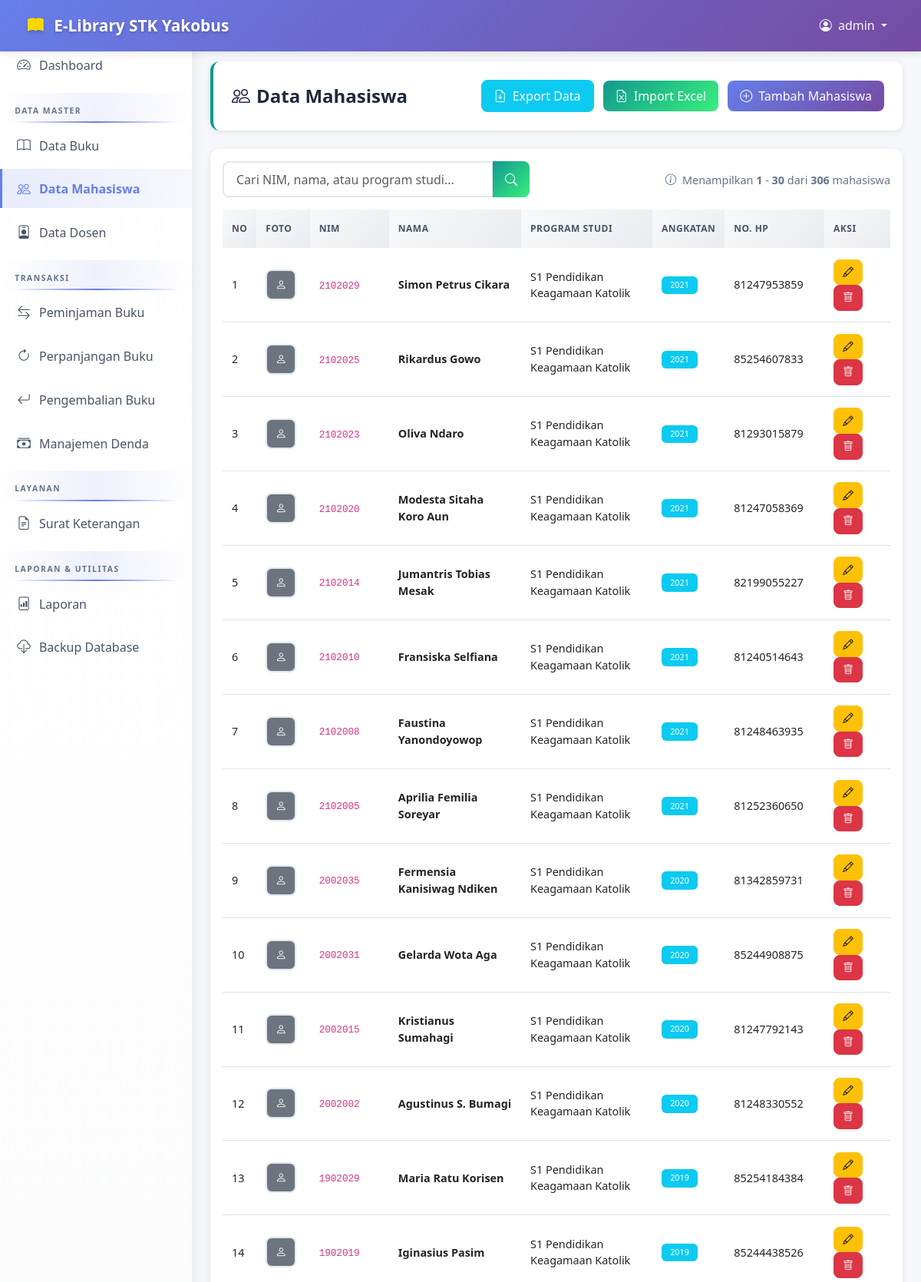
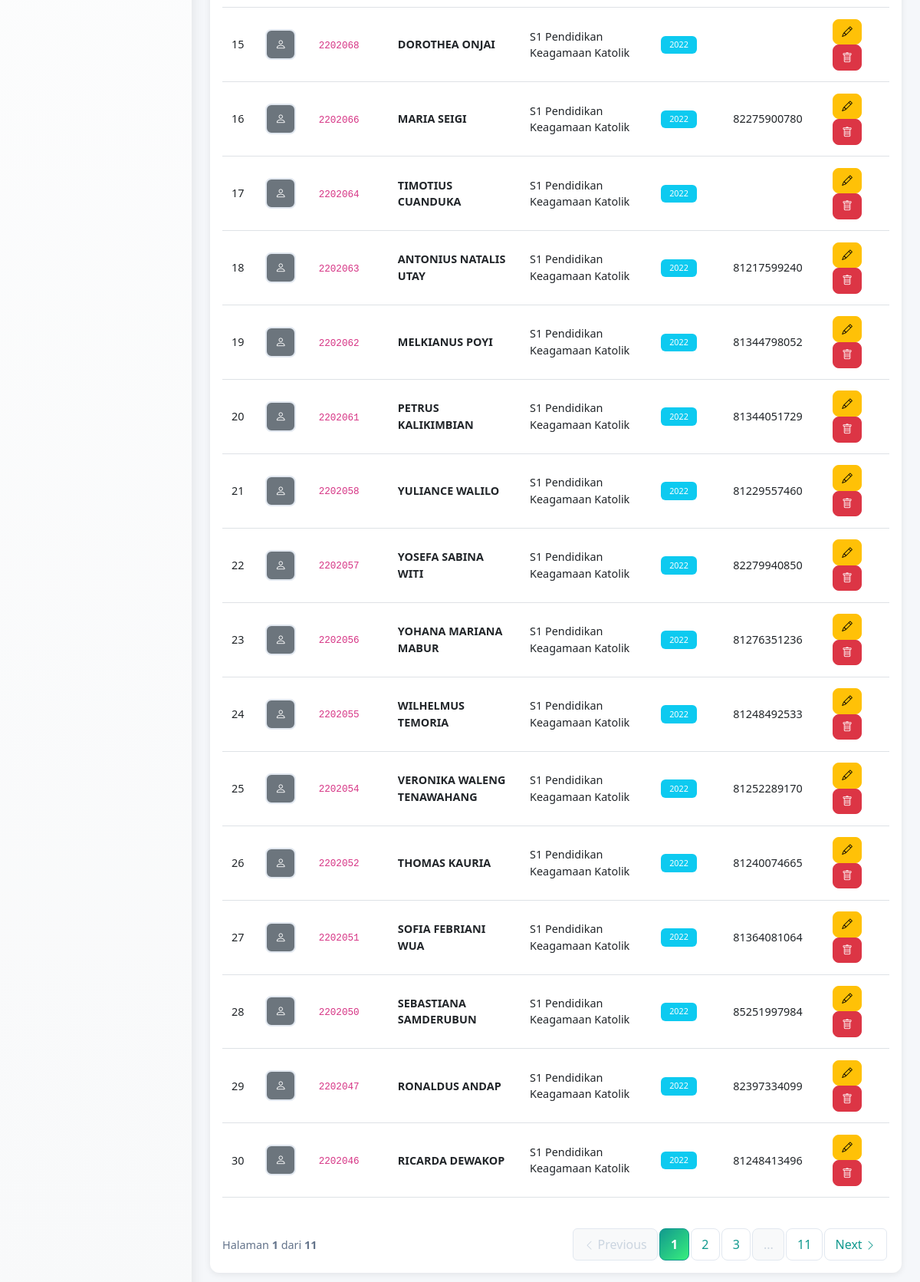
Screenshot of /modules/mahasiswa/index.php (signed in) with the database file from the repository (2 pictures, top to bottom).
### tables this page shows
CREATE TABLE `mahasiswa` (
  `id` int(11) NOT NULL AUTO_INCREMENT,
  `nim` varchar(20) NOT NULL,
  `nama` varchar(255) NOT NULL,
  `program_studi` varchar(100) NOT NULL,
  `angkatan` varchar(10) NOT NULL,
  `no_hp` varchar(20) DEFAULT NULL,
  `foto` varchar(255) DEFAULT NULL,
  `created_at` timestamp NOT NULL DEFAULT current_timestamp(),
  `updated_at` timestamp NOT NULL DEFAULT current_timestamp() ON UPDATE current_timestamp(),
  PRIMARY KEY (`id`),
  UNIQUE KEY `nim` (`nim`)
);

### modules/mahasiswa/index.php (the view, shortened to what this page needs)
<?php
require_once '../../config/database.php';
$records_per_page = 30;
$current_page = isset($_GET['page']) ? intval($_GET['page']) : 1;
$offset = ($current_page - 1) * $records_per_page;
$search = isset($_GET['search']) ? sanitize($_GET['search']) : '';
$where = '';
$count_where = '';
$count_query = "SELECT COUNT(*) as total FROM mahasiswa $count_where";
$count_result = $conn->query($count_query);
$total_records = $count_result->fetch_assoc()['total'];
$total_pages = ceil($total_records / $records_per_page);
$query = "SELECT * FROM mahasiswa $where ORDER BY id DESC LIMIT $records_per_page OFFSET $offset";
$result = $conn->query($query);
$showing_from = $total_records > 0 ? $offset + 1 : 0;
$showing_to = min($offset + $records_per_page, $total_records);
?>
<!DOCTYPE html>
<html lang="id">
<head>
    <link href="https://cdn.jsdelivr.net/npm/bootstrap@5.3.0/dist/css/bootstrap.min.css" rel="stylesheet">
    <link rel="stylesheet" href="https://cdn.jsdelivr.net/npm/bootstrap-icons@1.10.0/font/bootstrap-icons.css">
</head>
<body>
    <nav class="navbar navbar-expand-lg fixed-top">
        <div class="container-fluid">
            <a class="navbar-brand" href="<?= BASE_URL ?>dashboard.php">
                <i class="bi bi-book-fill me-2"></i>
                <strong>E-Library STK Yakobus</strong>
            </a>
            <div class="collapse navbar-collapse">
                <ul class="navbar-nav ms-auto">
                    <li class="nav-item dropdown">
                        <a class="nav-link dropdown-toggle" href="#" role="button" data-bs-toggle="dropdown">
                            <i class="bi bi-person-circle me-1"></i>
                            <?= $_SESSION['admin_username'] ?>
                        </a>
                    </li>
                </ul>
            </div>
        </div>
    </nav>
    <nav class="sidebar">
        <ul class="nav flex-column">
            <li class="nav-item">
                <a class="nav-link" href="<?= BASE_URL ?>dashboard.php">
                    <i class="bi bi-speedometer2"></i>Dashboard
                </a>
            </li>
            <li class="sidebar-heading">DATA MASTER</li>
            <li class="nav-item">
                <a class="nav-link" href="<?= BASE_URL ?>modules/buku/index.php">
                    <i class="bi bi-book"></i>Data Buku
                </a>
            </li>
            <li class="nav-item">
                <a class="nav-link active" href="<?= BASE_URL ?>modules/mahasiswa/index.php">
                    <i class="bi bi-people"></i>Data Mahasiswa
                </a>
            </li>
            <li class="nav-item">
                <a class="nav-link" href="<?= BASE_URL ?>modules/dosen/index.php">
                    <i class="bi bi-person-badge"></i>Data Dosen
                </a>
            </li>
            <li class="sidebar-heading">TRANSAKSI</li>
            <li class="nav-item">
                <a class="nav-link" href="<?= BASE_URL ?>modules/peminjaman/index.php">
                    <i class="bi bi-arrow-left-right"></i>Peminjaman Buku
                </a>
            </li>
            <li class="nav-item">
                <a class="nav-link" href="<?= BASE_URL ?>modules/perpanjangan/index.php">
                    <i class="bi bi-arrow-clockwise"></i>Perpanjangan Buku
                </a>
            </li>
            <li class="nav-item">
                <a class="nav-link" href="<?= BASE_URL ?>modules/pengembalian/index.php">
                    <i class="bi bi-arrow-return-left"></i>Pengembalian Buku
                </a>
            </li>
            <li class="nav-item">
                <a class="nav-link" href="<?= BASE_URL ?>modules/denda/index.php">
                    <i class="bi bi-cash-stack"></i>Manajemen Denda
                </a>
            </li>
            <li class="sidebar-heading">LAYANAN</li>
            <li class="nav-item">
                <a class="nav-link" href="<?= BASE_URL ?>modules/surat_keterangan/index.php">
                    <i class="bi bi-file-earmark-text"></i>Surat Keterangan
                </a>
            </li>
            <li class="sidebar-heading">LAPORAN & UTILITAS</li>
            <li class="nav-item">
                <a class="nav-link" href="<?= BASE_URL ?>modules/laporan/index.php">
                    <i class="bi bi-file-bar-graph"></i>Laporan
                </a>
            </li>
            <li class="nav-item">
                <a class="nav-link" href="<?= BASE_URL ?>modules/backup/index.php">
                    <i class="bi bi-cloud-download"></i>Backup Database
                </a>
            </li>
        </ul>
    </nav>
    <main class="main-content">
        <div class="page-header d-flex justify-content-between align-items-center">
            <h1><i class="bi bi-people me-2"></i>Data Mahasiswa</h1>
            <div>
                <a href="export.php" class="btn btn-info text-white me-2">
                    <i class="bi bi-file-earmark-arrow-down me-2"></i>Export Data
                </a>
                <a href="import.php" class="btn btn-success me-2">
                    <i class="bi bi-file-earmark-excel me-2"></i>Import Excel
                </a>
                <a href="add.php" class="btn btn-primary">
                    <i class="bi bi-plus-circle me-2"></i>Tambah Mahasiswa
                </a>
            </div>
        </div>
        <div class="card">
            <div class="card-body">
                <div class="row mb-3 align-items-center">
                    <div class="col-md-6">
                        <form method="GET" action="">
                            <div class="input-group search-box">
                                <input type="text" class="form-control" name="search" placeholder="Cari NIM, nama, atau program studi..." value="<?= htmlspecialchars($search) ?>">
                                <button class="btn btn-success" type="submit">
                                    <i class="bi bi-search"></i>
                                </button>
                            </div>
                        </form>
                    </div>
                    <div class="col-md-6 text-end">
                        <span class="pagination-info">
                            <i class="bi bi-info-circle me-1"></i>
                            Menampilkan <strong><?= number_format($showing_from) ?></strong> - <strong><?= number_format($showing_to) ?></strong> dari <strong><?= number_format($total_records) ?></strong> mahasiswa
                        </span>
                    </div>
                </div>
                <div class="table-responsive">
                    <table class="table table-hover">
                        <thead>
                            <tr>
                                <th width="5%">No</th>
                                <th width="8%">Foto</th>
                                <th width="12%">NIM</th>
                                <th width="20%">Nama</th>
                                <th width="20%">Program Studi</th>
                                <th width="10%">Angkatan</th>
                                <th width="15%">No. HP</th>
                                <th width="15%">Aksi</th>
                            </tr>
                        </thead>
                        <tbody>
                            <?php
                            $no = $offset + 1;
                            if ($result->num_rows > 0):
                                while ($row = $result->fetch_assoc()):
                            ?>
                            <tr>
                                <td><?= $no++ ?></td>
                                <td>
                                    <?php if (!empty($row['foto']) && file_exists(UPLOAD_MAHASISWA . $row['foto'])): ?>
                                        <img src="<?= BASE_URL ?>uploads/mahasiswa/<?= $row['foto'] ?>" class="photo-thumb" alt="Foto">
                                    <?php else: ?>
                                        <div class="photo-thumb bg-secondary d-flex align-items-center justify-content-center text-white">
                                            <i class="bi bi-person"></i>
                                        </div>
                                    <?php endif; ?>
                                </td>
                                <td><code><?= htmlspecialchars($row['nim']) ?></code></td>
                                <td><strong><?= htmlspecialchars($row['nama']) ?></strong></td>
                                <td><?= htmlspecialchars($row['program_studi']) ?></td>
                                <td><span class="badge bg-info"><?= htmlspecialchars($row['angkatan']) ?></span></td>
                                <td><?= htmlspecialchars($row['no_hp']) ?></td>
                                <td>
                                    <a href="edit.php?id=<?= $row['id'] ?>" class="btn btn-sm btn-warning">
                                        <i class="bi bi-pencil"></i>
                                    </a>
                                    <a href="delete.php?id=<?= $row['id'] ?>" class="btn btn-sm btn-danger" onclick="return confirm('Yakin ingin menghapus mahasiswa ini?')">
                                        <i class="bi bi-trash"></i>
                                    </a>
                                </td>
                            </tr>
                            <?php
                                endwhile;
                            endif; ?>
                        </tbody>
                    </table>
                </div>
                <?php if ($total_pages > 1): ?>
                <div class="d-flex justify-content-between align-items-center mt-4">
                    <div class="pagination-info">
                        Halaman <strong><?= $current_page ?></strong> dari <strong><?= $total_pages ?></strong>
                    </div>
                    <nav>
                        <ul class="pagination mb-0">
                            <li class="page-item <?= $current_page <= 1 ? 'disabled' : '' ?>">
                                <a class="page-link" href="?page=<?= $current_page - 1 ?><?= !empty($search) ? '&search=' . urlencode($search) : '' ?>">
                                    <i class="bi bi-chevron-left"></i> Previous
                                </a>
                            </li>
                            <?php
                            $range = 2;
                            $start_page = max(1, $current_page - $range);
                            $end_page = min($total_pages, $current_page + $range);
                            for ($i = $start_page; $i <= $end_page; $i++):
                            ?>
                                <li class="page-item <?= $i == $current_page ? 'active' : '' ?>">
                                    <a class="page-link" href="?page=<?= $i ?><?= !empty($search) ? '&search=' . urlencode($search) : '' ?>">
                                        <?= $i ?>
                                    </a>
                                </li>
                            <?php endfor; ?>
                            <?php
                            if ($end_page < $total_pages) {
                                if ($end_page < $total_pages - 1) {
                                    echo '<li class="page-item disabled"><a class="page-link">...</a></li>';
                                }
                                echo '<li class="page-item"><a class="page-link" href="?page=' . $total_pages . (!empty($search) ? '&search=' . urlencode($search) : '') . '">' . $total_pages . '</a></li>';
                            }
                            ?>
                            <li class="page-item <?= $current_page >= $total_pages ? 'disabled' : '' ?>">
                                <a class="page-link" href="?page=<?= $current_page + 1 ?><?= !empty($search) ? '&search=' . urlencode($search) : '' ?>">
                                    Next <i class="bi bi-chevron-right"></i>
                                </a>
                            </li>
                        </ul>
                    </nav>
                </div>
                <?php endif; ?>
            </div>
        </div>
    </main>
</body>
</html>

### modules/mahasiswa/index.php (style rules this page uses)
body { font-family: 'Segoe UI', Tahoma, Geneva, Verdana, sans-serif; background: #f5f7fa; }
.navbar { background: linear-gradient(135deg, #667eea 0%, #764ba2 100%); box-shadow: 0 2px 10px rgba(0,0,0,0.1); padding: 0.8rem 1.5rem; }
.navbar-brand { color: #fff !important; font-weight: 700; font-size: 1.3rem; text-shadow: 0 2px 4px rgba(0,0,0,0.2); }
.navbar-brand i { color: #ffd700; }
.navbar .nav-link { color: rgba(255,255,255,0.95) !important; }
.sidebar { position: fixed; top: 56px; bottom: 0; left: 0; width: 250px; background: linear-gradient(180deg, #ffffff 0%, #f8f9fa 100%); box-shadow: 2px 0 15px rgba(0,0,0,0.08); overflow-y: auto; }
.sidebar-heading { font-size: 0.65rem; text-transform: uppercase; font-weight: 700; letter-spacing: 1.5px; padding: 1rem 1.2rem 0.5rem; color: #64748b; background: linear-gradient(90deg, transparent 0%, rgba(102, 126, 234, 0.1) 50%, transparent 100%); margin-top: 0.5rem; position: relative; }
.sidebar-heading::after { content: ''; position: absolute; bottom: 0; left: 1.2rem; right: 1.2rem; height: 2px; background: linear-gradient(90deg, transparent 0%, #667eea 50%, transparent 100%); }
.sidebar .nav-link { font-weight: 500; color: #475569; padding: 0.75rem 1.2rem; border-left: 3px solid transparent; transition: all 0.3s ease; margin: 0.2rem 0; }
.sidebar .nav-link i { width: 22px; font-size: 1.1rem; margin-right: 0.7rem; }
.sidebar .nav-link.active { color: #667eea; background: linear-gradient(90deg, rgba(102, 126, 234, 0.15) 0%, rgba(102, 126, 234, 0.05) 100%); border-left-color: #667eea; font-weight: 600; }
.main-content { margin-left: 250px; margin-top: 56px; padding: 1.5rem; }
.page-header { background: white; border-radius: 12px; padding: 1.5rem; margin-bottom: 1.5rem; box-shadow: 0 2px 8px rgba(0,0,0,0.08); border-left: 4px solid #11998e; }
.page-header h1 { font-size: 1.5rem; font-weight: 700; color: #1e293b; margin: 0; }
.card { border: none; border-radius: 12px; box-shadow: 0 2px 8px rgba(0,0,0,0.08); margin-bottom: 1.5rem; }
.table { font-size: 0.9rem; }
.table thead th { background: linear-gradient(135deg, #f8f9fa 0%, #e9ecef 100%); color: #475569; font-weight: 600; text-transform: uppercase; font-size: 0.75rem; letter-spacing: 0.5px; border: none; padding: 1rem 0.75rem; }
.table tbody tr { transition: all 0.2s ease; }
.table tbody td { vertical-align: middle; padding: 0.9rem 0.75rem; }
.photo-thumb { width: 40px; height: 40px; object-fit: cover; border-radius: 8px; border: 2px solid #e2e8f0; }
.btn { border-radius: 8px; padding: 0.5rem 1rem; font-weight: 500; transition: all 0.3s ease; }
.btn-primary { background: linear-gradient(135deg, #667eea 0%, #764ba2 100%); border: none; }
.btn-success { background: linear-gradient(135deg, #11998e 0%, #38ef7d 100%); border: none; }
.btn-sm { padding: 0.35rem 0.7rem; font-size: 0.85rem; }
.badge { padding: 0.4rem 0.7rem; font-weight: 500; border-radius: 6px; }
.search-box { max-width: 400px; }
.search-box .form-control { border-radius: 8px; border: 2px solid #e2e8f0; padding: 0.6rem 1rem; }
.search-box .btn { border-radius: 8px; }
.pagination-info { color: #64748b; font-size: 0.9rem; }
.pagination { margin: 0; }
.pagination .page-link { color: #11998e; border: 1px solid #e2e8f0; border-radius: 8px; margin: 0 3px; padding: 0.5rem 0.85rem; font-weight: 500; transition: all 0.3s ease; }
.pagination .page-item.active .page-link { background: linear-gradient(135deg, #11998e 0%, #38ef7d 100%); border-color: #11998e; color: white; font-weight: 600; }
.pagination .page-item.disabled .page-link { color: #cbd5e0; background-color: #f8f9fa; border-color: #e2e8f0; }
.pagination .page-link i { font-size: 0.85rem; }

### rows the page displays
mahasiswa: nim "2102029", nama "Simon Petrus Cikara", program_studi "S1 Pendidikan Keagamaan Katolik", angkatan "2021", no_hp "81247953859"
mahasiswa: nim "2102025", nama "Rikardus Gowo", program_studi "S1 Pendidikan Keagamaan Katolik", angkatan "2021", no_hp "85254607833"
mahasiswa: nim "2102023", nama "Oliva Ndaro", program_studi "S1 Pendidikan Keagamaan Katolik", angkatan "2021", no_hp "81293015879"
mahasiswa: nim "2102020", nama "Modesta Sitaha Koro Aun", program_studi "S1 Pendidikan Keagamaan Katolik", angkatan "2021", no_hp "81247058369"
mahasiswa: nim "2102014", nama "Jumantris Tobias Mesak", program_studi "S1 Pendidikan Keagamaan Katolik", angkatan "2021", no_hp "82199055227"
mahasiswa: nim "2102010", nama "Fransiska Selfiana", program_studi "S1 Pendidikan Keagamaan Katolik", angkatan "2021", no_hp "81240514643"
mahasiswa: nim "2102008", nama "Faustina Yanondoyowop", program_studi "S1 Pendidikan Keagamaan Katolik", angkatan "2021", no_hp "81248463935"
mahasiswa: nim "2102005", nama "Aprilia Femilia Soreyar", program_studi "S1 Pendidikan Keagamaan Katolik", angkatan "2021", no_hp "81252360650"
mahasiswa: nim "2002035", nama "Fermensia Kanisiwag Ndiken", program_studi "S1 Pendidikan Keagamaan Katolik", angkatan "2020", no_hp "81342859731"
mahasiswa: nim "2002031", nama "Gelarda Wota Aga", program_studi "S1 Pendidikan Keagamaan Katolik", angkatan "2020", no_hp "85244908875"
mahasiswa: nim "2002015", nama "Kristianus Sumahagi", program_studi "S1 Pendidikan Keagamaan Katolik", angkatan "2020", no_hp "81247792143"
mahasiswa: nim "2002002", nama "Agustinus S. Bumagi", program_studi "S1 Pendidikan Keagamaan Katolik", angkatan "2020", no_hp "81248330552"
mahasiswa: nim "1902029", nama "Maria Ratu Korisen", program_studi "S1 Pendidikan Keagamaan Katolik", angkatan "2019", no_hp "85254184384"
mahasiswa: nim "1902019", nama "Iginasius Pasim", program_studi "S1 Pendidikan Keagamaan Katolik", angkatan "2019", no_hp "85244438526"
mahasiswa: nim "2202068", nama "DOROTHEA ONJAI", program_studi "S1 Pendidikan Keagamaan Katolik", angkatan "2022"
mahasiswa: nim "2202066", nama "MARIA SEIGI", program_studi "S1 Pendidikan Keagamaan Katolik", angkatan "2022", no_hp "82275900780"
mahasiswa: nim "2202064", nama "TIMOTIUS CUANDUKA", program_studi "S1 Pendidikan Keagamaan Katolik", angkatan "2022"
mahasiswa: nim "2202063", nama "ANTONIUS NATALIS UTAY", program_studi "S1 Pendidikan Keagamaan Katolik", angkatan "2022", no_hp "81217599240"
mahasiswa: nim "2202062", nama "MELKIANUS POYI", program_studi "S1 Pendidikan Keagamaan Katolik", angkatan "2022", no_hp "81344798052"
mahasiswa: nim "2202061", nama "PETRUS KALIKIMBIAN", program_studi "S1 Pendidikan Keagamaan Katolik", angkatan "2022", no_hp "81344051729"
mahasiswa: nim "2202058", nama "YULIANCE WALILO", program_studi "S1 Pendidikan Keagamaan Katolik", angkatan "2022", no_hp "81229557460"
mahasiswa: nim "2202057", nama "YOSEFA SABINA WITI", program_studi "S1 Pendidikan Keagamaan Katolik", angkatan "2022", no_hp "82279940850"
mahasiswa: nim "2202056", nama "YOHANA MARIANA MABUR", program_studi "S1 Pendidikan Keagamaan Katolik", angkatan "2022", no_hp "81276351236"
mahasiswa: nim "2202055", nama "WILHELMUS TEMORIA", program_studi "S1 Pendidikan Keagamaan Katolik", angkatan "2022", no_hp "81248492533"
mahasiswa: nim "2202054", nama "VERONIKA WALENG TENAWAHANG", program_studi "S1 Pendidikan Keagamaan Katolik", angkatan "2022", no_hp "81252289170"
mahasiswa: nim "2202052", nama "THOMAS KAURIA", program_studi "S1 Pendidikan Keagamaan Katolik", angkatan "2022", no_hp "81240074665"
mahasiswa: nim "2202051", nama "SOFIA FEBRIANI WUA", program_studi "S1 Pendidikan Keagamaan Katolik", angkatan "2022", no_hp "81364081064"
mahasiswa: nim "2202050", nama "SEBASTIANA SAMDERUBUN", program_studi "S1 Pendidikan Keagamaan Katolik", angkatan "2022", no_hp "85251997984"
mahasiswa: nim "2202047", nama "RONALDUS ANDAP", program_studi "S1 Pendidikan Keagamaan Katolik", angkatan "2022", no_hp "82397334099"
mahasiswa: nim "2202046", nama "RICARDA DEWAKOP", program_studi "S1 Pendidikan Keagamaan Katolik", angkatan "2022", no_hp "81248413496"

### other values shown
$_SESSION['admin_username'] "admin"
$showing_from "1"
$showing_to "30"
$total_records "306"
$current_page "1"
$total_pages "11"
